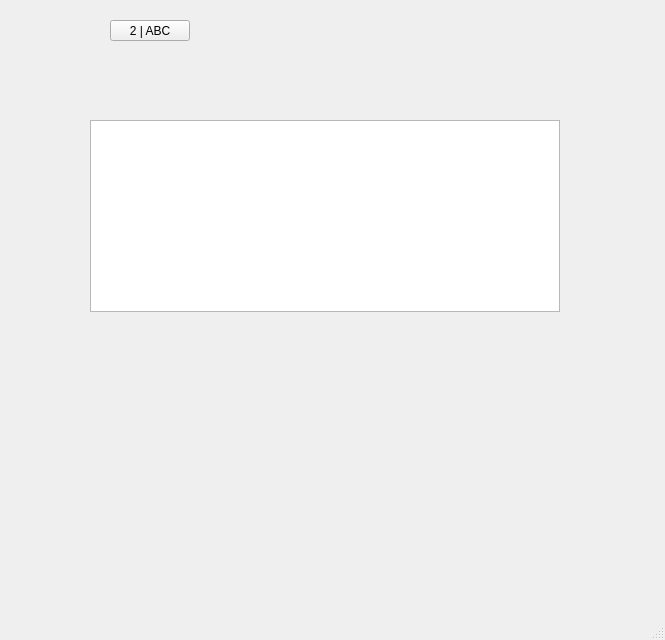
<?xml version="1.0" encoding="UTF-8"?>
<ui version="4.0">
 <class>WindowT9</class>
 <widget class="QMainWindow" name="WindowT9">
  <property name="geometry">
   <rect>
    <x>0</x>
    <y>0</y>
    <width>665</width>
    <height>640</height>
   </rect>
  </property>
  <property name="windowTitle">
   <string>MainWindow</string>
  </property>
  <widget class="QWidget" name="centralwidget">
   <widget class="QTableWidget" name="tableWidget">
    <property name="geometry">
     <rect>
      <x>90</x>
      <y>120</y>
      <width>470</width>
      <height>192</height>
     </rect>
    </property>
   </widget>
   <widget class="QPushButton" name="pushButton_2_ABC">
    <property name="geometry">
     <rect>
      <x>110</x>
      <y>20</y>
      <width>80</width>
      <height>21</height>
     </rect>
    </property>
    <property name="text">
     <string>2 | ABC</string>
    </property>
   </widget>
  </widget>
  <widget class="QMenuBar" name="menubar">
   <property name="geometry">
    <rect>
     <x>0</x>
     <y>0</y>
     <width>665</width>
     <height>20</height>
    </rect>
   </property>
  </widget>
  <widget class="QStatusBar" name="statusbar"/>
 </widget>
 <resources/>
 <connections/>
</ui>
